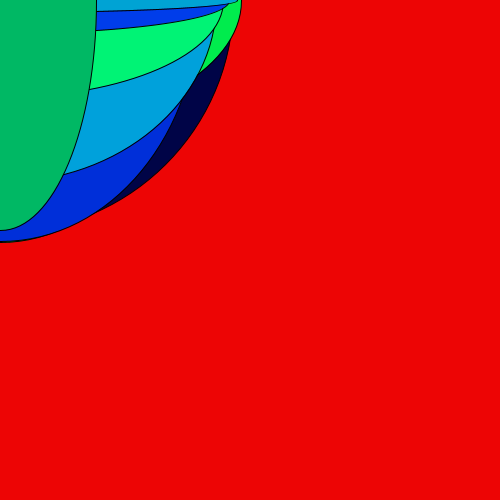
Frame 1 (no input)
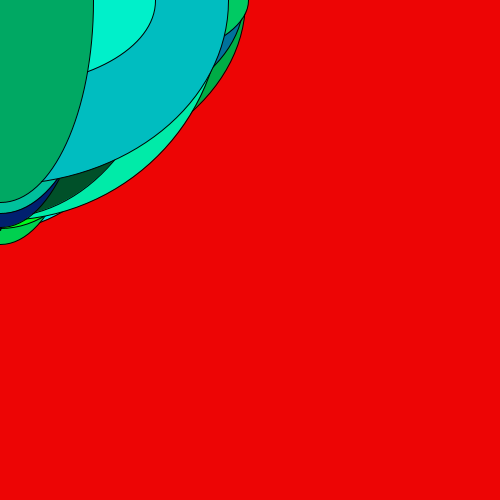
Frame 60 (the mouse pressed at the canvas centre just before this capture)
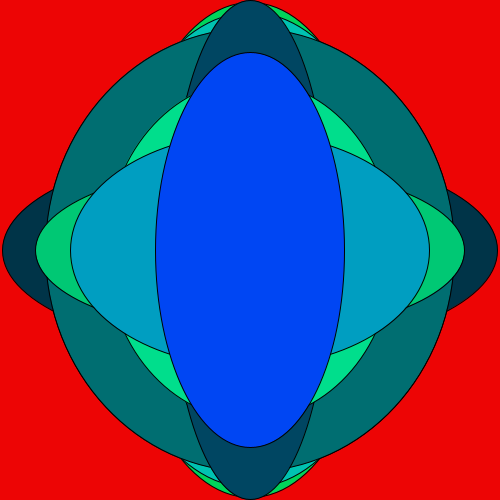
Frame 120 (the mouse held since frame 60 and released just before this capture)

The Processing sketch that drew these frames (run headless with seeded random() and noise(); from frame 60 on, the mouse is pressed at the canvas centre):

// Processing sketch: processing_58783
// ── processing_58783.pde

float[] baba = new float[60];

 
void setup() {
  size(500, 500);
  smooth();
  frameRate(15);
}
 
 
void draw() {
  background(#ED0505);
 
  for (int i=0; i < 60; i++) {
    baba[i] = random(width);

 
 
    fill (0, random(255), random(255));
  ellipse ( mouseX, mouseY, random(500), random(500));

}

}
